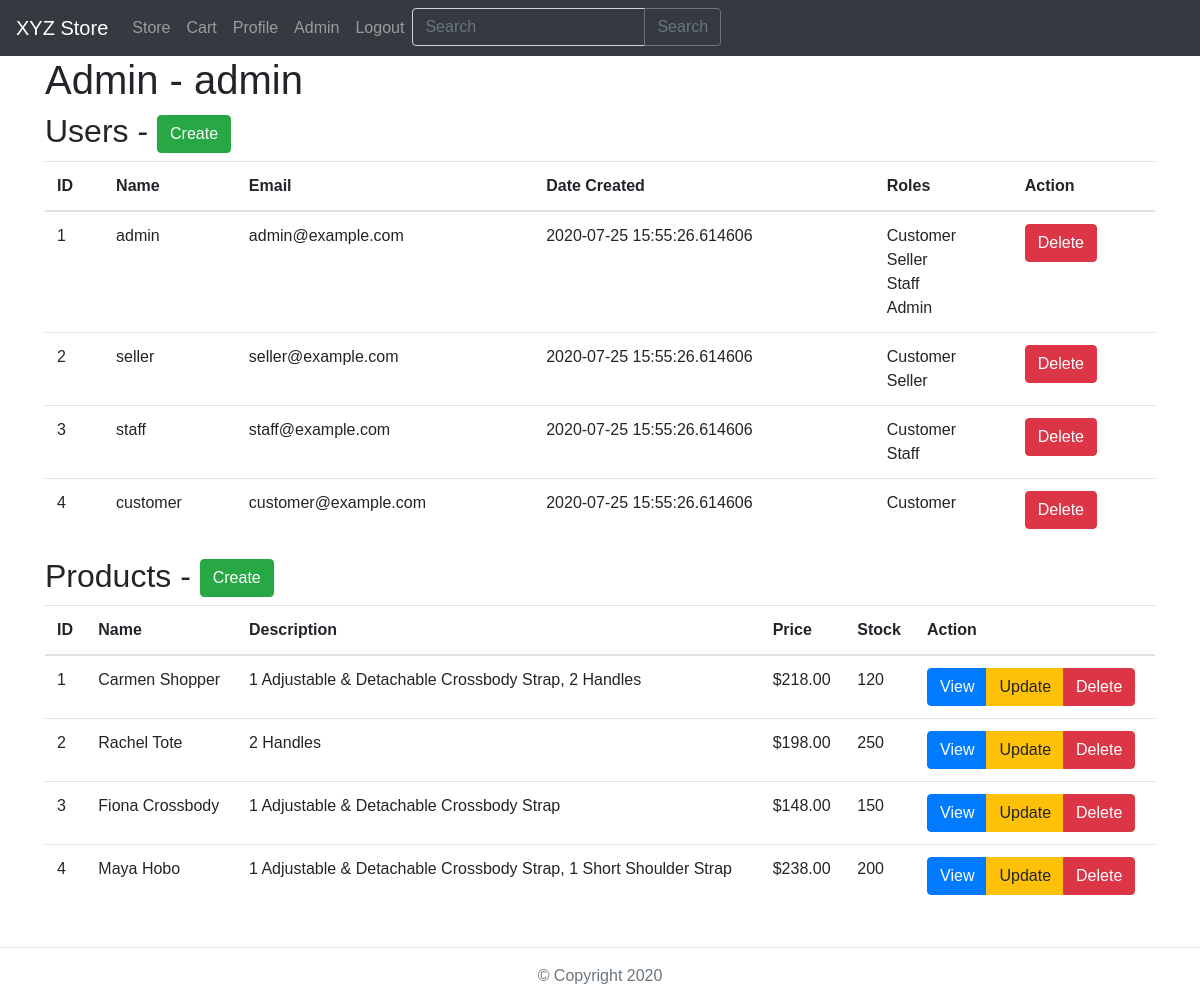
Page /admin (signed in) on the earlier database version.
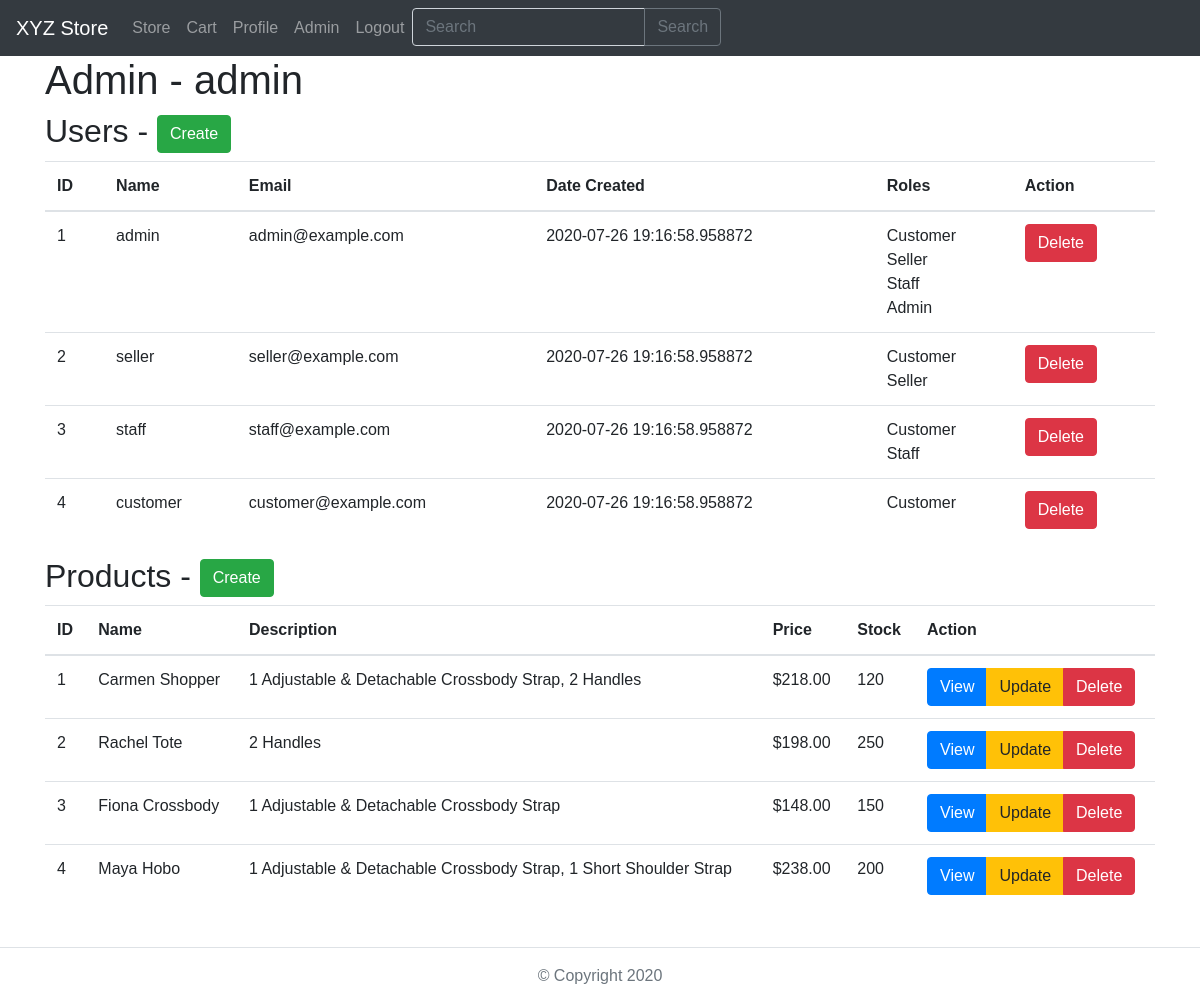
Same page on the later database version.
### classes/models.py (models this page shows, shortened)
class User(UserMixin, db.Model):
    id = db.Column(db.Integer, primary_key=True)
    username = db.Column(db.String(25), unique=True, nullable=False)
    email = db.Column(db.String(120), unique=True, nullable=False)
    password = db.Column(db.String(80), nullable=False)
    date_created = db.Column(db.DateTime, default=datetime.now)
    status = db.Column(db.Boolean(), nullable=False, default=True)
    roles = db.relationship(
        "Role",
        secondary=roles_users,
        backref=db.backref("users", lazy='dynamic')
    )
    reviews = db.relationship("Review", backref=db.backref("user"))
    orders = db.relationship("Orders", backref=db.backref("user"))
    creditcards = db.relationship("CreditCard", backref=db.backref("user"), cascade="all, delete, delete-orphan")
    addresses = db.relationship("Address", backref=db.backref("user"), cascade="all, delete, delete-orphan")

class Role(db.Model):
    id = db.Column(db.Integer, primary_key=True)
    name = db.Column(db.String(80), unique=True)
    description = db.Column(db.String(255))

class Product(db.Model):
    __tablename__ = 'products'
    __table_args__ = {'extend_existing': True}
    productid = db.Column(db.Integer, primary_key=True)
    product_name = db.Column(db.String(100), nullable=False)
    description = db.Column(db.String(100), nullable=False)
    image = db.Column(db.String(50), nullable=False)
    price = db.Column(db.Numeric(10,2), nullable=False)
    quantity = db.Column(db.Integer, nullable=False)
    deleted = db.Column(db.Boolean(), default=False)
    query_class = QueryWithSoftDelete

### app.py (the view)
@app.route("/admin")
@login_required
@restricted(access_level="admin page")
def admin():
    context = {
        "current_user": current_user,
        "users": User.query.order_by(User.id).all(),
        "products": Product.query.order_by(Product.productid).all(),
        "current_user_roles": [i.name for i in current_user.roles]
    }
    return render_template("admin.html", **context)

### app.py (called while the page is built)
def restricted(access_level):
    def decorator(func):
        @wraps(func)
        def wrapper(*args, **kwargs):
            current_user_roles = [i.name for i in current_user.roles]
            if access_level == "admin page" and not any(i in current_user_roles for i in ["Admin", "Seller", "Staff"]):
                abort(404)
            elif access_level == "admin" and "Admin" not in current_user_roles:
                abort(404)
            elif access_level == "seller" and "Seller" not in current_user_roles:
                abort(404)
            elif access_level == "staff" and "Staff" not in current_user_roles:
                abort(404)
            return func(*args, **kwargs)
        return wrapper
    return decorator

@login_manager.user_loader
def load_user(user_id):
    return User.query.get(int(user_id))

@app.after_request
def add_header(response):
    response.headers['Strict-Transport-Security'] = 'max-age=31536000; includeSubDomains'
    response.headers["X-Content-Type-Options"] = "nosniff"
    response.headers["X-Frame-Options"] = "SAMEORIGIN"
    response.headers['X-XSS-Protection'] = '1; mode=block'
    return response

### classes/models.py (called while the page is built)
    def __new__(cls, *args, **kwargs):
        obj = super(QueryWithSoftDelete, cls).__new__(cls)
        obj._with_deleted = kwargs.pop('_with_deleted', False)
        if len(args) > 0:
            super(QueryWithSoftDelete, obj).__init__(*args, **kwargs)
            return obj.filter_by(deleted=False) if not obj._with_deleted else obj
        return obj

### templates/admin.html (shortened to what this page needs)
{% extends "base.html" %}
{% block content %}
  {% if "Admin" in current_user_roles  %}
    <h1>Admin - {{ current_user.username }}</h1>
  {% elif "Seller" in current_user_roles  %}
    <h1>Seller - {{ current_user.username }}</h1>
  {% elif "Staff" in current_user_roles  %}
    <h1>Staff - {{ current_user.username }}</h1>
  {% endif %}
  {% if "Admin" in current_user_roles  %}
    <h2>Users - <button class="btn btn-success" onclick="location.href='/admin/create/user'">Create</button></h2>
    <div class="table-container">
      <table class="table">
        <thead>
          <tr>
            <th>ID</th>
            <th>Name</th>
            <th>Email</th>
            <th>Date Created</th>
            <th>Roles</th>
            <th>Action</th>
          </tr>
        </thead>
        <tbody>
          {% for user in users %}
            <tr {% if user.status == False %}class="strikeout"{% endif %}>
              <td>{{ user.id }}</td>
              <td>{{ user.username }}</td>
              <td>{{ user.email }}</td>
              <td>{{ user.date_created }}</td>
              <td>
                {% for roles in user.roles %}
                  {{ roles.name }}<br>
                {% endfor %}
              </td>
              <td>
                <button class="btn btn-danger" onclick="confirm('Are you sure you want to delete this account?') && (location.href='/admin/delete/{{ user.id }}')">Delete</button>
              </td>
            </tr>
          {% endfor %}
        </tbody>
      </table>
    </div>
  {% endif %}
  {% if ("Seller" or "Staff") in current_user_roles  %}
    <h2>Products - {% if "Seller" in current_user_roles  %}<button class="btn btn-success" onclick="location.href='/products/new'">Create</button>{% endif %}</h2>
    <div class="table-container">
      <table class="table">
        <thead>
          <tr>
            <th>ID</th>
            <th>Name</th>
            <th>Description</th>
            <th>Price</th>
            <th>Stock</th>
            <th>Action</th>
          </tr>
        </thead>
        <tbody>
          {% for product in products %}
            <tr>
              <td>{{ product.productid }}</td>
              <td>{{ product.product_name }}</td>
              <td>{{ product.description }}</td>
              <td>${{ product.price }}</td>
              <td>{{ product.quantity }}</td>
              <td>
                <div class="btn-group">
                  <button class="btn btn-primary" onclick="location.href='/product/{{ product.productid }}'">View</button>
                    {% if "Seller" in current_user_roles  %}
                      <button class="btn btn-warning" onclick="location.href='/products/{{ product.productid }}/update'">Update</button>
                      <button class="btn btn-danger" onclick="confirm('Are you sure you want to delete this product?') && (location.href='/products/{{ product.productid }}/delete')">Delete</button>
                    {% endif %}
                </div>
              </td>
            </tr>
          {% endfor %}
        </tbody>
      </table>
      </div>
    </div>
  {% endif %}
{% endblock %}

### templates/base.html (shortened to what this page needs)
<!DOCTYPE html>
<html lang="en">
<head>
  <link rel="stylesheet" type="text/css" href="{{ url_for('static', filename='css/source_code_pro.css') }}" />
  <link rel="stylesheet" type="text/css" href="{{ url_for('static', filename='css/source_sans_pro.css') }}" />
  <link rel="stylesheet" type="text/css" href="{{ url_for('static', filename='css/source_serif_pro.css') }}" />
  <link rel="stylesheet" type="text/css" href="{{ url_for('static', filename='css/bootstrap.min.css') }}" />
  <link rel="stylesheet" type="text/css" href="{{ url_for('static', filename='css/styles.css') }}" />
</head>
<body>
  <nav class="navbar navbar-expand-lg navbar-dark bg-dark">
    <a class="navbar-brand" href="/">XYZ Store</a>
    <div class="collapse navbar-collapse" id="navbar-links">
      <ul class="navbar-nav mr-auto">
        <li class="nav-item">
          <a class="nav-link" href="/">Store</a>
        </li>
        <li class="nav-item">
          <a class="nav-link" href="{{ url_for('cart') }}">Cart</a>
        </li>
        {% if current_user.is_authenticated %}
        <li class="nav-item">
          <a class="nav-link" href="{{ url_for('profile') }}">Profile</a>
        </li>
        {% if current_user.roles|length > 1 %}
        <li class="nav-item">
          <a class="nav-link" href="{{ url_for('admin') }}">Admin</a>
        </li>
        {% endif %}
        <li class="nav-item">
          <form method="POST" action="{{ url_for('logout') }}">
            <a class="nav-link" href="#" onclick="this.parentElement.requestSubmit()">Logout</a>
          </form>
        </li>
        {% endif %}
        <li class="nav-item">
          <form class="form-inline" action="{{ url_for('search') }}">
            <div class="input-group">
              <input class="form-control bg-dark text-white" name="q" type="search" placeholder="Search" />
              <div class="input-group-append">
                <button class="btn btn-outline-secondary" type="submit">Search</button>
              </div>
            </div>
          </form>
        </li>
      </ul>
    </div>
  </nav>
  <div class="container" style="min-height:calc(100vh - 56px - 81px)">
  {% block content %}
  {% endblock %}
  <footer class="border-top mt-4 pt-3 pb-3">
    <p id="copyright" class="text-center text-secondary m-0">&#xa9; Copyright <span id="current-year"></span></p>
  </footer>
</body>
</html>

### static/css/styles.css (style rules this page uses)
body { margin: 0; font-family: "Source Sans Pro", sans-serif; }

### templates/admin.html (style rules this page uses)
.table-container { overflow-x: auto; }
table { border-collapse: collapse; }
td { position: relative; padding: 5px 10px; }

Differences in the rows shown:
changed User "admin": date_created "2020-07-25 15:55:26.614606" → "2020-07-26 19:16:58.958872"
changed User "seller": date_created "2020-07-25 15:55:26.614606" → "2020-07-26 19:16:58.958872"
changed User "staff": date_created "2020-07-25 15:55:26.614606" → "2020-07-26 19:16:58.958872"
changed User "customer": date_created "2020-07-25 15:55:26.614606" → "2020-07-26 19:16:58.958872"
